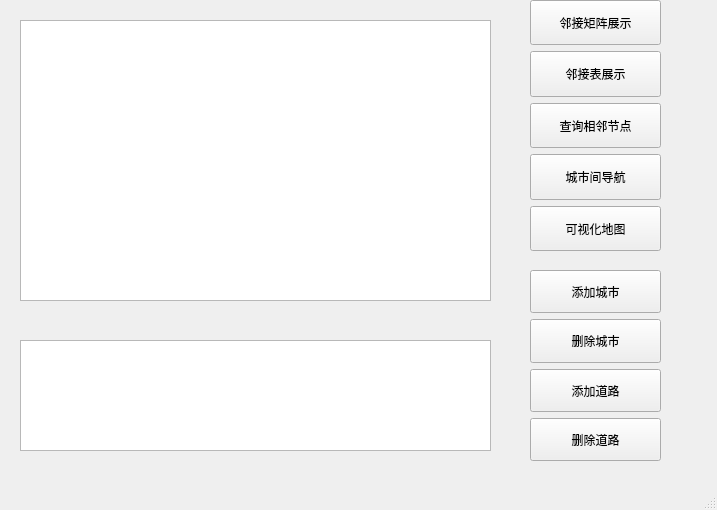
<?xml version="1.0" encoding="UTF-8"?>
<ui version="4.0">
 <class>MainWindow</class>
 <widget class="QMainWindow" name="MainWindow">
  <property name="geometry">
   <rect>
    <x>0</x>
    <y>0</y>
    <width>717</width>
    <height>510</height>
   </rect>
  </property>
  <property name="minimumSize">
   <size>
    <width>680</width>
    <height>450</height>
   </size>
  </property>
  <property name="maximumSize">
   <size>
    <width>1200</width>
    <height>800</height>
   </size>
  </property>
  <property name="windowTitle">
   <string>MainWindow</string>
  </property>
  <widget class="QWidget" name="centralwidget">
   <widget class="QWidget" name="layoutWidget">
    <property name="geometry">
     <rect>
      <x>530</x>
      <y>0</y>
      <width>131</width>
      <height>251</height>
     </rect>
    </property>
    <layout class="QGridLayout" name="gridLayout">
     <item row="4" column="0">
      <widget class="QPushButton" name="dijistra">
       <property name="sizePolicy">
        <sizepolicy hsizetype="Minimum" vsizetype="Preferred">
         <horstretch>0</horstretch>
         <verstretch>0</verstretch>
        </sizepolicy>
       </property>
       <property name="text">
        <string>城市间导航</string>
       </property>
      </widget>
     </item>
     <item row="1" column="0">
      <widget class="QPushButton" name="matrix">
       <property name="sizePolicy">
        <sizepolicy hsizetype="Minimum" vsizetype="Preferred">
         <horstretch>0</horstretch>
         <verstretch>0</verstretch>
        </sizepolicy>
       </property>
       <property name="text">
        <string>邻接矩阵展示</string>
       </property>
      </widget>
     </item>
     <item row="5" column="0">
      <widget class="QPushButton" name="visualzation">
       <property name="sizePolicy">
        <sizepolicy hsizetype="Minimum" vsizetype="Preferred">
         <horstretch>0</horstretch>
         <verstretch>0</verstretch>
        </sizepolicy>
       </property>
       <property name="text">
        <string>可视化地图</string>
       </property>
      </widget>
     </item>
     <item row="3" column="0">
      <widget class="QPushButton" name="neighbour">
       <property name="sizePolicy">
        <sizepolicy hsizetype="Minimum" vsizetype="Preferred">
         <horstretch>0</horstretch>
         <verstretch>0</verstretch>
        </sizepolicy>
       </property>
       <property name="text">
        <string>查询相邻节点</string>
       </property>
      </widget>
     </item>
     <item row="2" column="0">
      <widget class="QPushButton" name="list">
       <property name="sizePolicy">
        <sizepolicy hsizetype="Minimum" vsizetype="Preferred">
         <horstretch>0</horstretch>
         <verstretch>0</verstretch>
        </sizepolicy>
       </property>
       <property name="text">
        <string>邻接表展示</string>
       </property>
      </widget>
     </item>
    </layout>
   </widget>
   <widget class="QWidget" name="layoutWidget">
    <property name="geometry">
     <rect>
      <x>530</x>
      <y>270</y>
      <width>131</width>
      <height>191</height>
     </rect>
    </property>
    <property name="sizePolicy">
     <sizepolicy hsizetype="Preferred" vsizetype="Preferred">
      <horstretch>0</horstretch>
      <verstretch>0</verstretch>
     </sizepolicy>
    </property>
    <layout class="QGridLayout" name="gridLayout_2">
     <item row="3" column="0">
      <widget class="QPushButton" name="removeCity">
       <property name="sizePolicy">
        <sizepolicy hsizetype="Minimum" vsizetype="Preferred">
         <horstretch>0</horstretch>
         <verstretch>0</verstretch>
        </sizepolicy>
       </property>
       <property name="text">
        <string>删除城市</string>
       </property>
      </widget>
     </item>
     <item row="2" column="0">
      <widget class="QPushButton" name="addCity">
       <property name="sizePolicy">
        <sizepolicy hsizetype="Minimum" vsizetype="Preferred">
         <horstretch>0</horstretch>
         <verstretch>0</verstretch>
        </sizepolicy>
       </property>
       <property name="text">
        <string>添加城市</string>
       </property>
      </widget>
     </item>
     <item row="5" column="0">
      <widget class="QPushButton" name="removeRoad">
       <property name="sizePolicy">
        <sizepolicy hsizetype="Minimum" vsizetype="Preferred">
         <horstretch>0</horstretch>
         <verstretch>0</verstretch>
        </sizepolicy>
       </property>
       <property name="text">
        <string>删除道路</string>
       </property>
      </widget>
     </item>
     <item row="4" column="0">
      <widget class="QPushButton" name="addroad">
       <property name="sizePolicy">
        <sizepolicy hsizetype="Minimum" vsizetype="Preferred">
         <horstretch>0</horstretch>
         <verstretch>0</verstretch>
        </sizepolicy>
       </property>
       <property name="text">
        <string>添加道路</string>
       </property>
      </widget>
     </item>
    </layout>
   </widget>
   <widget class="QListWidget" name="listWidget">
    <property name="geometry">
     <rect>
      <x>20</x>
      <y>20</y>
      <width>471</width>
      <height>281</height>
     </rect>
    </property>
   </widget>
   <widget class="QListWidget" name="logInfo">
    <property name="geometry">
     <rect>
      <x>20</x>
      <y>340</y>
      <width>471</width>
      <height>111</height>
     </rect>
    </property>
   </widget>
  </widget>
  <widget class="QMenuBar" name="menubar">
   <property name="geometry">
    <rect>
     <x>0</x>
     <y>0</y>
     <width>717</width>
     <height>21</height>
    </rect>
   </property>
  </widget>
  <widget class="QStatusBar" name="statusbar"/>
 </widget>
 <resources/>
 <connections/>
</ui>
